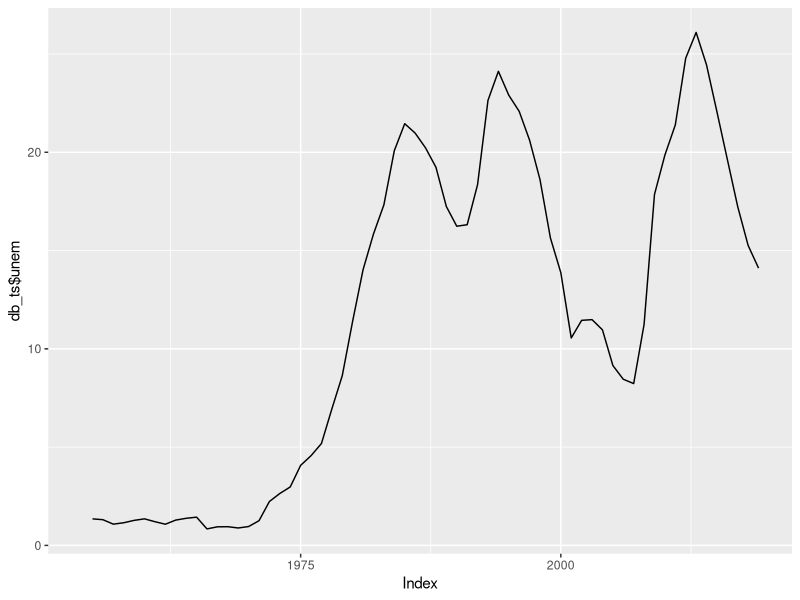
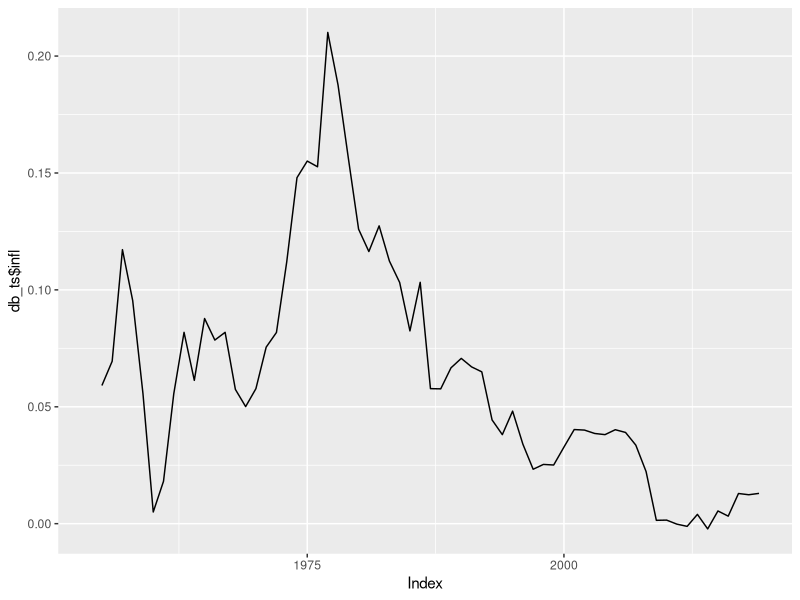
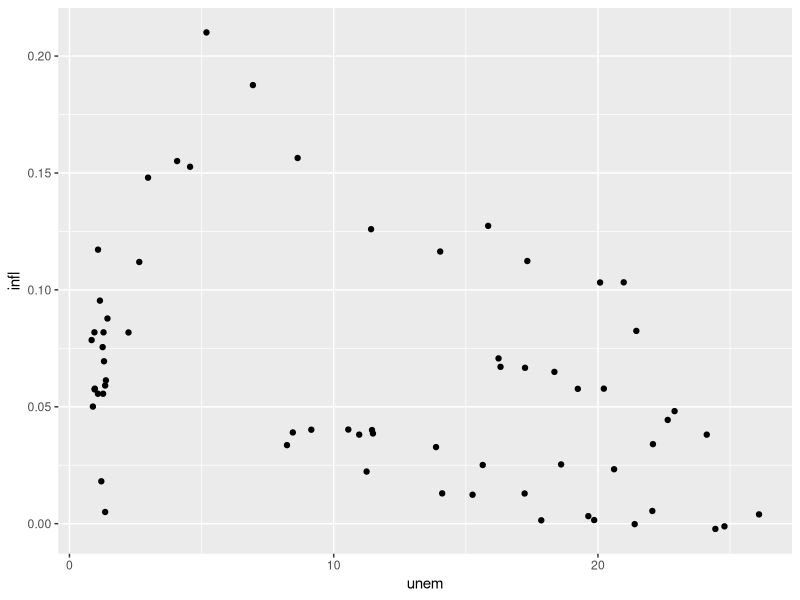

The R script that drew these images, in order:
library(readxl)
library(zoo)
library(dynlm)
library(ggplot2)
library(car)
library(sandwich)
library(lmtest)

db <- read_xlsx("phillips.xlsx")

db_ts <- zooreg(db[, c("U", "dPIB")], start = 1954, frequency = 1)

db_ts$unem <- db_ts$U
db_ts$lp <- log(db_ts$dPIB)
db_ts$infl <- diff(db_ts$lp)

autoplot(db_ts$unem)
autoplot(db_ts$infl)

ggplot(data = db_ts, aes(x = unem, y = infl)) +
  geom_point()

mod1 <- dynlm(infl ~ L(infl), data = db_ts, start = 1965)
summary(mod1)

mod2 <- dynlm(unem ~ L(unem), data = db_ts, start = 1965)
summary(mod2)



mod3 <- dynlm(d(infl) ~ d(unem), data = db_ts, start = 1965)
summary(mod3)

uhat3 <- resid(mod3)
bgaux <- update(mod3, uhat3 ~ . + L(uhat3))
summary(bgaux)

db_ts$dunem <- diff(db_ts$unem)
db_ts$dinfl <- diff(db_ts$infl)

mod4 <- dynlm(dinfl ~ L(dinfl) + dunem + L(dunem, 1), data = db_ts, start = 1965)
summary(mod4)
